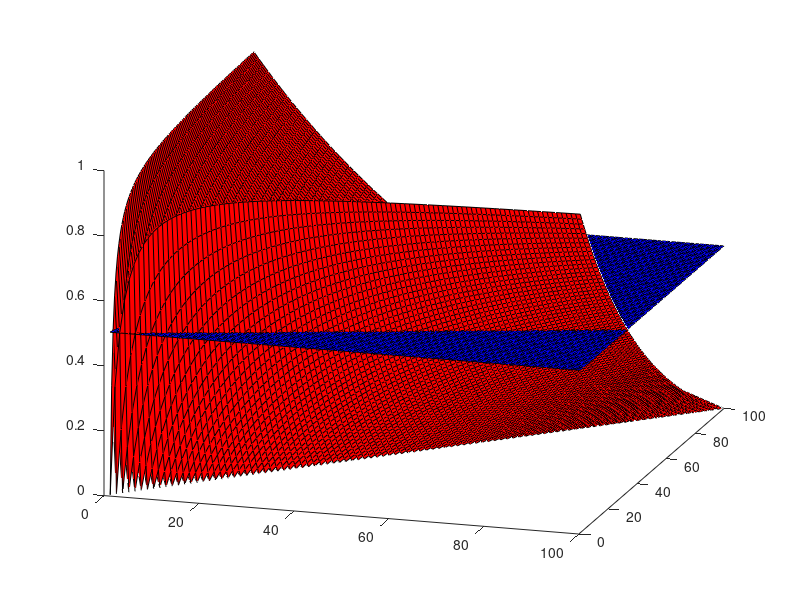

MATLAB code to generate this figure:
clear all;
close all;

n = 100;
sigma = 0.5*ones(n,n);
ech = 1:n;
y = ech;
x = ech;
for i = 1:n
    for j = 1:n
        z(i,j) = abs((x(i)-y(j))./(x(i)+y(j)));
    end
end


figure;hold on
colormap([1 0 0;0 0 1]) %red and blue
surf(x,y,z,ones(size(z))); %first color (red)
surf(x,y,sigma,ones(size(z))+1); %second color(blue)
view(17,22)


